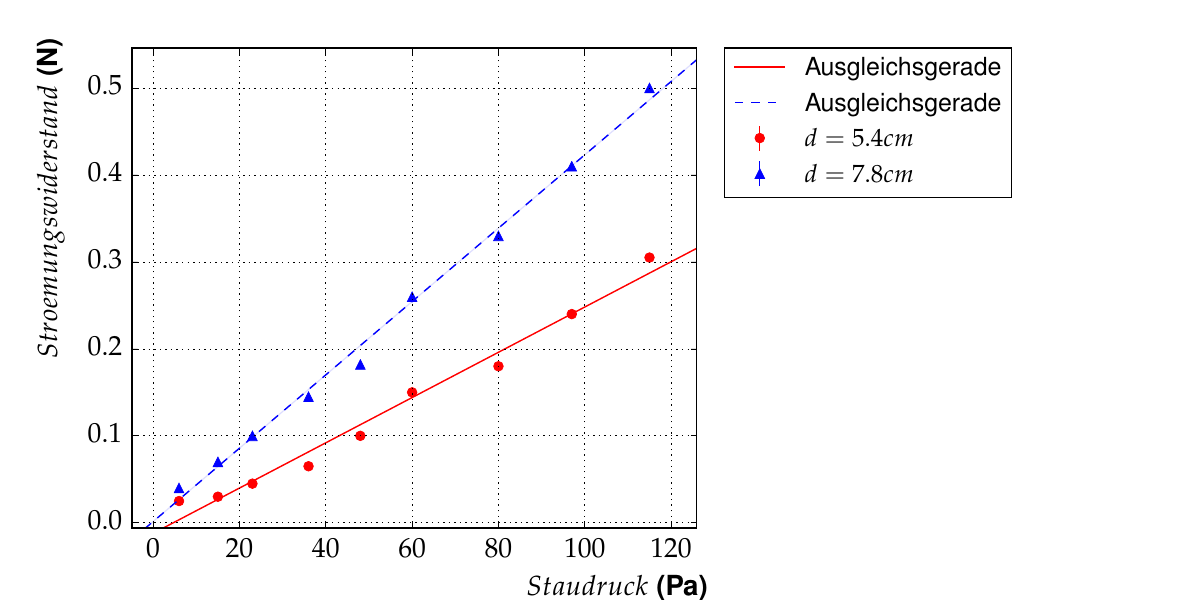

Python code for this plot:
'''
A Tale of Two Fits
------------------

    This simple example demonstrates the fitting of a linear function to
    two Datasets and plots both Fits into the same Plot.
'''

###########
# Imports #
###########

# import everything we need from kafe
import kafe
from kafe import ASCII, LaTeX, FitFunction
from PhyPraKit import odFit, labxParser, readColumnData
# additionally, import the model function we
# want to fit:
from kafe.function_library import linear_2par
import numpy as np

####################
# Helper functions #
####################

# -- define test configuration 
fname='Aufg2_2.dat'
ncols=3
data_array, info_dict =\
  readColumnData(fname, ncols, delimiter=' ', pr=False)

# print what we got:
xdata=data_array[:,0] # 1st column
ydataA=data_array[:,1] # 2nd column
ydataB=data_array[:,2]

yer=0.0000001

def generate_datasets(output_file_path1,output_file_path2):
    '''The following block generates the Datasets and writes a file for
    each of them.'''

    import numpy as np  # need some functions from numpy

    my_datasets = []


    my_datasets.append(kafe.Dataset(data=(xdata, ydataA)))
    my_datasets[-1].add_error_source('y', 'simple', yer)
    
    my_datasets.append(kafe.Dataset(data=(xdata, ydataB)))
    my_datasets[-1].add_error_source('y', 'simple', yer)
    
    my_datasets[0].write_formatted(output_file_path1)
    my_datasets[1].write_formatted(output_file_path2)    

############
# Workflow #
############

# Generate the Dataseta and store them in files

generate_datasets('datasetb1.dat',
                  'datasetb2.dat')

# Initialize the Datasets
my_datasets = [kafe.Dataset(title=r'$d=5.4cm$'),
               kafe.Dataset(title=r'$d=7.8cm$')]

# Load the Datasets from files
my_datasets[0].read_from_file(input_file='datasetb1.dat')
my_datasets[1].read_from_file(input_file='datasetb2.dat')
# Create the Fits
my_fits = [kafe.Fit(dataset,
                    linear_2par,
                    fit_label="Ausgleichsgerade" )
           for dataset in my_datasets]

# Do the Fits
for fit in my_fits:
    fit.do_fit()

# Create the plots
my_plot = kafe.Plot(my_fits[0],my_fits[1])

mnA  = my_fits[0].get_parameter_values(rounding=False)
mnB  = my_fits[1].get_parameter_values(rounding=False)


mnA=np.around(mnA[0], decimals=4)
mnB=np.around(mnB[0], decimals=4)

#my_plot.axes.annotate(r'$m_{U_A=125V}= \  $' + str(mnA), xy=(0.8, 0.045), #size=15, ha='left')
#my_plot.axes.annotate(r'$m_{U_A=250V}= \  $' + str(mnB), xy=(0.8, 0.043), #size=15, ha='left')

my_plot.axis_labels = ['$Staudruck$ (Pa)', '$Stroemungswiderstand$ (N)']


# Draw the plots
my_plot.plot_all(show_info_for=None, show_data_for='all', show_function_for='all', show_band_for='meaningful')


###############
# Plot output #
###############

# Save the plots
my_plot.save('Aufg2_2.pdf')




# Show the plots
my_plot.show()
